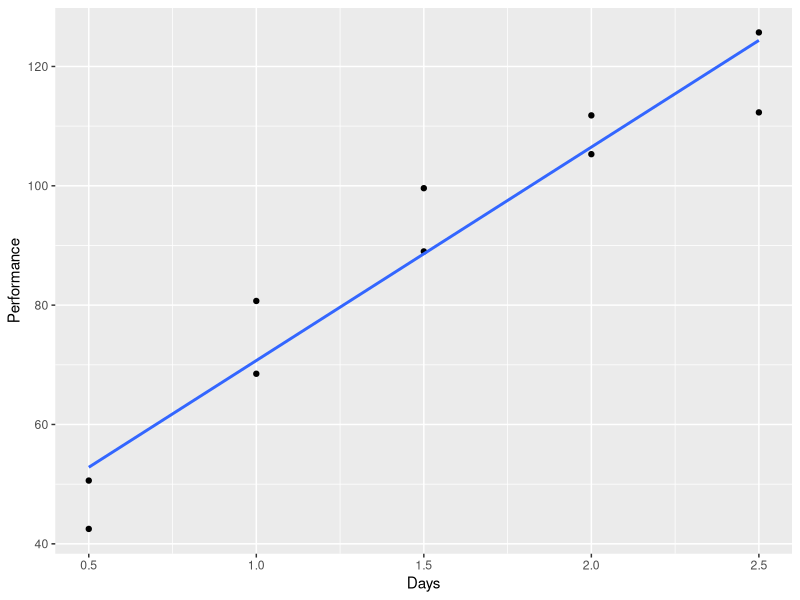
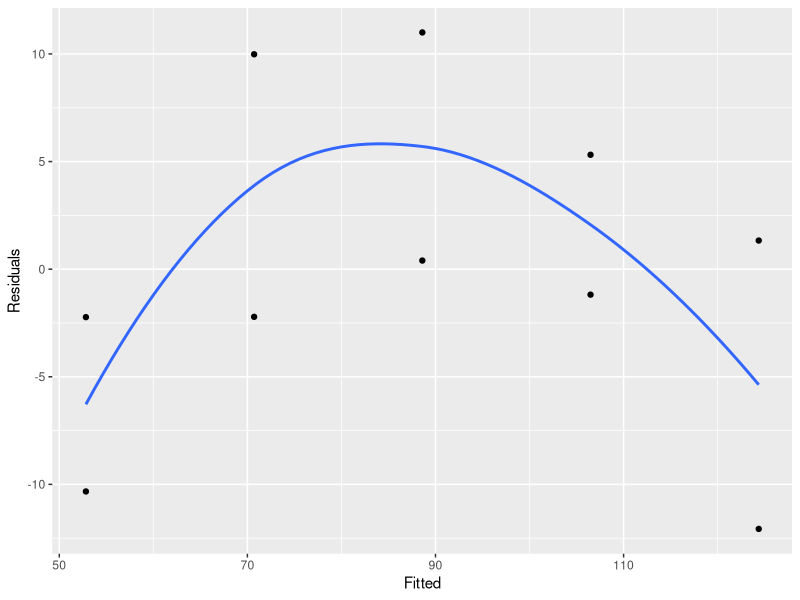
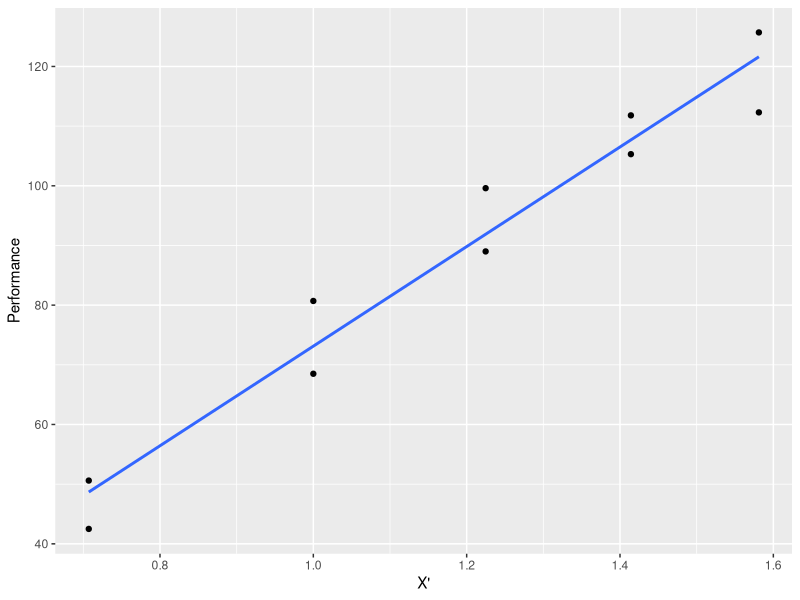
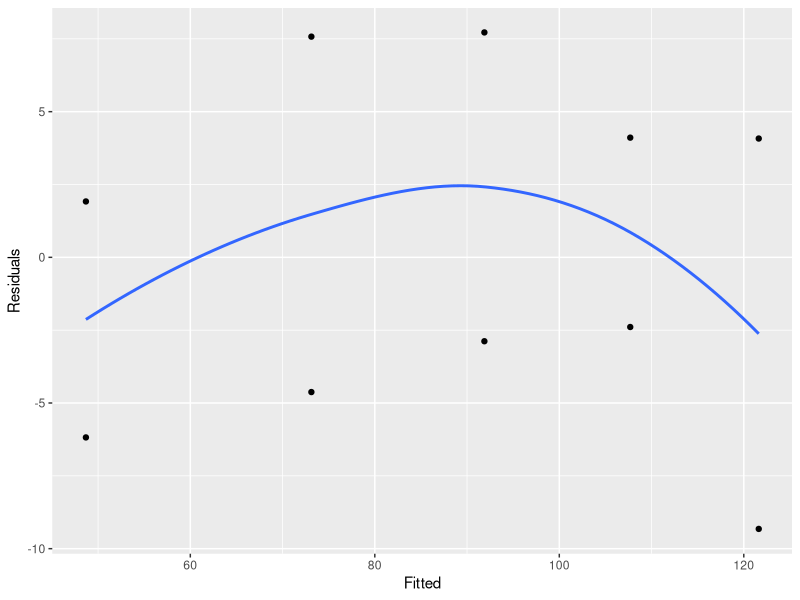
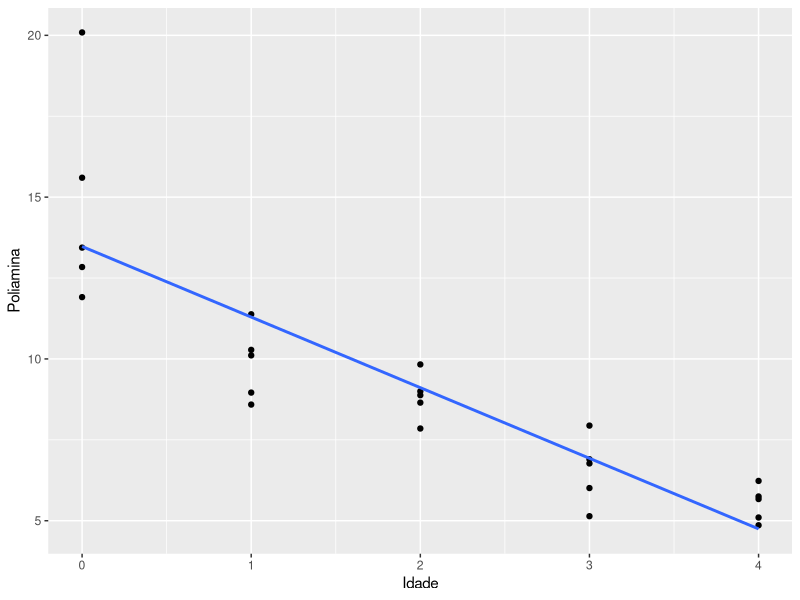
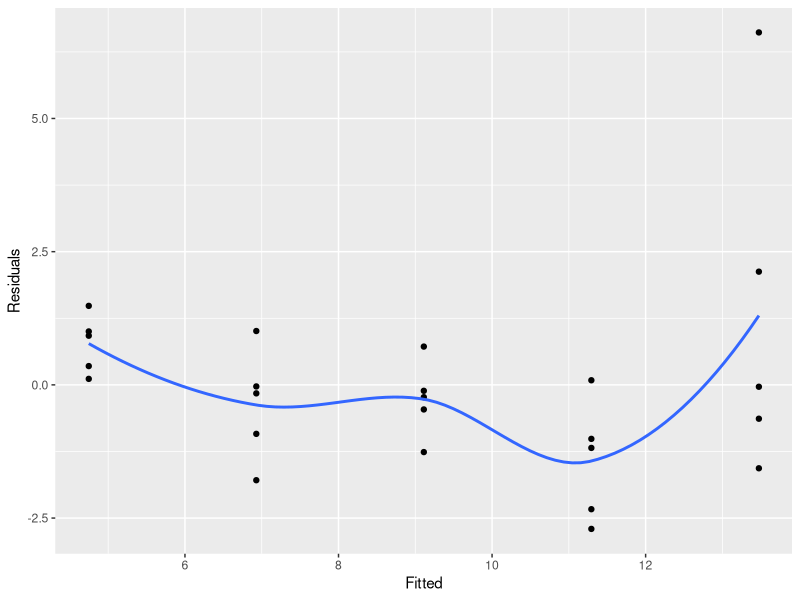
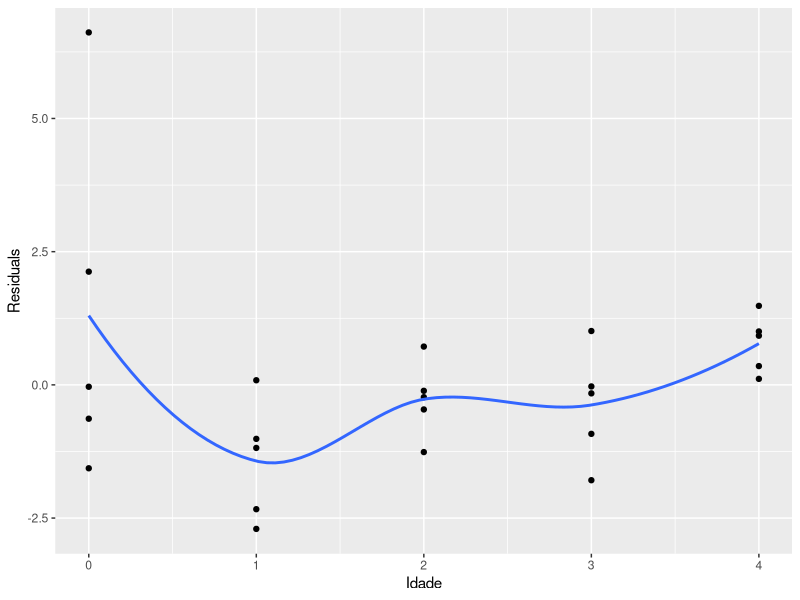
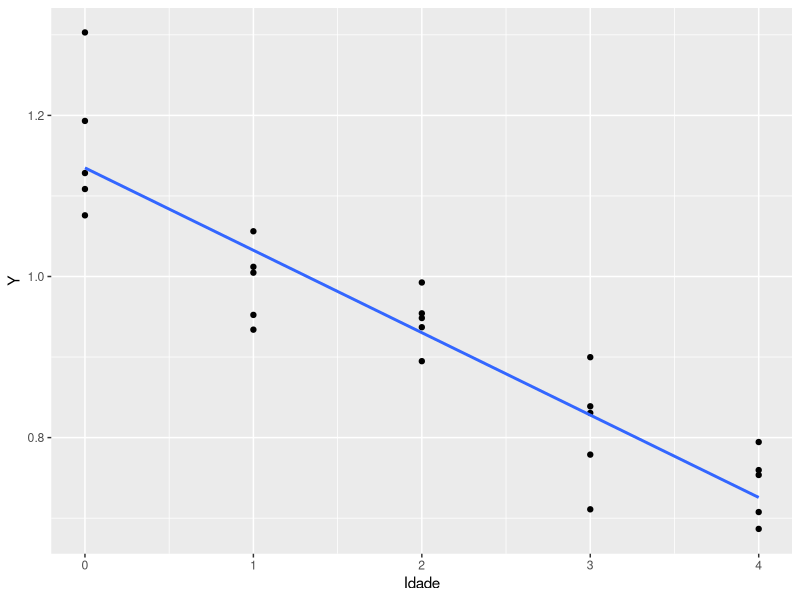

Source code (R) for these figures, in order:
## ---- chunk 1
dados <- read.table("./dados/CH03TA07.txt")
colnames(dados) <- c("Days","Performance")
dados
## ---- chunk 2
modelo <- lm(Performance ~ Days,data=dados)
library(ggplot2)
g = ggplot(dados, aes(x = Days, y = Performance))
g = g + geom_point()
g = g + xlab("Days")
g = g + ylab("Performance")
g = g + geom_smooth(method = "lm",se=FALSE)
g
## ---- chunk 3
dados$fit <- fitted(modelo)
dados$res <- resid(modelo)

g = ggplot(dados, aes(x = fit, y = res))
g = g + geom_point()
g = g + xlab("Fitted")
g = g + ylab("Residuals")+ geom_smooth(method = "loess",se=FALSE)
g
## ---- chunk 4
modelo2 <- lm(Performance ~ sqrt(Days),data=dados)
dados$fit2 <- fitted(modelo2)
dados$res2 <- resid(modelo2)

g = ggplot(dados, aes(x = sqrt(Days), y = Performance))
g = g + geom_point()
g = g + xlab("X'")
g = g + ylab("Performance")
g = g + geom_smooth(method = "lm",se=FALSE)
g

## ---- chunk 5
g = ggplot(dados, aes(x = fit2, y = res2))
g = g + geom_point()
g = g + xlab("Fitted")
g = g + ylab("Residuals")+ geom_smooth(method = "loess",se=FALSE)
g
## ---- chunk 6
dados <- read.table("./dados/CH03TA08.txt")
colnames(dados) <- c("Idade","Poliamina")
dados[,1:2]
## ---- chunk 7
modelo <- lm(Poliamina ~ Idade,data=dados)
library(ggplot2)
g = ggplot(dados, aes(x = Idade, y = Poliamina))
g = g + geom_point()
g = g + xlab("Idade")
g = g + ylab("Poliamina")
g = g + geom_smooth(method = "lm",se=FALSE)
g
## ---- chunk 8
dados$fit <- fitted(modelo)
dados$res <- resid(modelo)

g = ggplot(dados, aes(x = fit, y = res))
g = g + geom_point()
g = g + xlab("Fitted")
g = g + ylab("Residuals")+ geom_smooth(method = "loess",se=FALSE)
g
## ---- chunk 9
dados$fit <- fitted(modelo)
dados$res <- resid(modelo)

g = ggplot(dados, aes(x = Idade, y = res))
g = g + geom_point()
g = g + xlab("Idade")
g = g + ylab("Residuals")+ geom_smooth(method = "loess",se=FALSE)
g
## ---- chunk 10
modelo2 <- lm(log10(Poliamina) ~ Idade,data=dados)
dados$fit2 <- fitted(modelo2)
dados$res2 <- resid(modelo2)

g = ggplot(dados, aes(x = Idade, y = log10(Poliamina)))
g = g + geom_point()
g = g + xlab("Idade")
g = g + ylab("Y")
g = g + geom_smooth(method = "lm",se=FALSE)
g

## ---- chunk 11
g = ggplot(dados, aes(x = fit2, y = res2))
g = g + geom_point()
g = g + xlab("Fitted")
g = g + ylab("Residuals")+ geom_smooth(method = "loess",se=FALSE)
g
## ---- chunk 12

g = ggplot(dados, aes(x = Idade, y = res2))
g = g + geom_point()
g = g + xlab("Idade")
g = g + ylab("Residuals")+ geom_smooth(method = "loess",se=FALSE)
g
